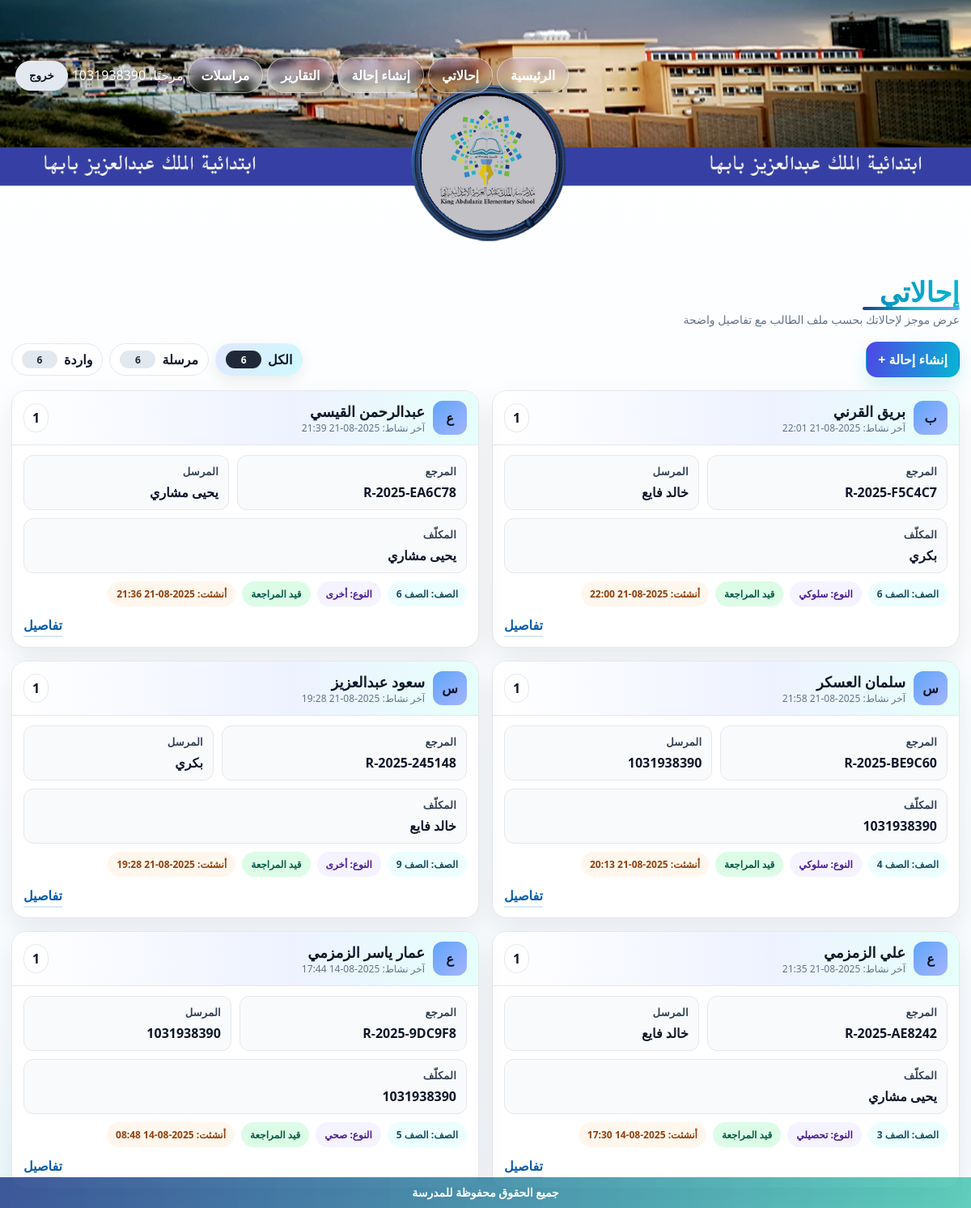
/referrals/ (signed in), run on the app's committed database.
### referrals/models.py (models this page shows, shortened)
class Referral(models.Model):
    STATUS_CHOICES = [
        ("NEW", "جديدة"),
        ("UNDER_REVIEW", "قيد المراجعة"),
        ("SENT_TO_DEPUTY", "محالة لوكيل"),
        ("CLOSED", "مغلقة"),
    ]
    TYPE_CHOICES = [
        ("behavior", "سلوكي"),
        ("academic", "تحصيلي"),
        ("health", "صحي"),
        ("other", "أخرى"),
    ]
    GRADE_CHOICES = [(str(i), f"الصف {i}") for i in range(1, 13)]
    reference = models.CharField("المرجع", max_length=20, default=generate_reference, unique=True, editable=False)
    student_name = models.CharField("اسم الطالب", max_length=120)
    student_key = models.CharField("معرّف الطالب", max_length=180, blank=True, db_index=True)
    grade = models.CharField("الصف", max_length=2, choices=GRADE_CHOICES)
    referral_type = models.CharField("نوع الإحالة", max_length=20, choices=TYPE_CHOICES)
    details = models.TextField("التفاصيل")
    status = models.CharField("الحالة", max_length=20, choices=STATUS_CHOICES, default="NEW")
    created_by = models.ForeignKey(User, verbose_name="أنشأها", on_delete=models.CASCADE, related_name="created_referrals")
    assignee = models.ForeignKey(User, verbose_name="المكلّف", on_delete=models.SET_NULL, null=True, blank=True, related_name="assigned_referrals")
    created_at = models.DateTimeField("أُنشئت في", auto_now_add=True)
    updated_at = models.DateTimeField("آخر تحديث", auto_now=True)
    class Meta:
        verbose_name = "إحالة"
        verbose_name_plural = "إحالات"
        ordering = ["-created_at"]

### referrals/views.py (the view)
# urls.py: path("", views.list_referrals, name="index"),
@login_required
def list_referrals(request: HttpRequest):
    scope = request.GET.get("scope", "all")
    if _is_manager(request.user):
        sent_qs = Referral.objects.all()
        inbox_qs = Referral.objects.all()
        base_qs = Referral.objects.all()
    else:
        sent_qs = Referral.objects.filter(created_by=request.user)
        inbox_qs = Referral.objects.filter(assignee=request.user)
        base_qs = Referral.objects.filter(Q(created_by=request.user) | Q(assignee=request.user))
    if scope == "sent":
        items_qs = sent_qs
    elif scope == "inbox":
        items_qs = inbox_qs
    else:
        items_qs = base_qs
    items_qs = items_qs.select_related("created_by", "assignee").order_by("-created_at")
    items = list(items_qs)
    for r in items: _ensure_student_key(r)
    groups_map = {}
    for r in items:
        key = getattr(r, "student_key", "") or f"ref-{r.pk}"
        g = groups_map.get(key)
        if not g:
            g = {"key": getattr(r, "student_key", "") or "", "student_name": r.student_name, "latest": r.created_at, "referrals": []}
            groups_map[key] = g
        g["referrals"].append(r)
        if r.created_at > g["latest"]: g["latest"] = r.created_at
        if r.created_at >= g["latest"]: g["student_name"] = r.student_name
    groups = sorted(groups_map.values(), key=lambda x: x["latest"], reverse=True)
    counts = {
        "all": base_qs.count(),
        "sent": sent_qs.count(),
        "inbox": inbox_qs.count()
    }
    return render(request, "referrals/index.html", {"items": items, "groups": groups, "counts": counts, "scope": scope})

### referrals/context_processors.py (called while the page is built)
def active_news_ticker(request):
    try:
        obj = NewsTicker.objects.filter(is_active=True).order_by("-created_at").first()
        if obj and obj.is_visible:
            return {"news_ticker": obj}
    except Exception:
        pass
    return {"news_ticker": None}

### referrals/models.py (called while the page is built)
    @property
    def is_visible(self):
        now = timezone.now()
        if not self.is_active:
            return False
        if self.starts_at and now < self.starts_at:
            return False
        if self.ends_at and now > self.ends_at:
            return False
        return True

### referrals/views.py (called while the page is built)
def _is_manager(user):
    try:
        return bool(user.is_staff or (getattr(user, "profile", None) and user.profile.role == "مدير المدرسة"))
    except Profile.DoesNotExist:
        return bool(user.is_staff)

def _ensure_student_key(ref: Referral):
    try:
        has_key_field = hasattr(ref, "student_key")
    except Exception:
        has_key_field = False
    if not has_key_field:
        return
    try:
        if getattr(ref, "student_key", ""):
            return
        civil = (getattr(ref, "student_civil_id", None) or "")[:64]
        new_key = make_student_key(getattr(ref, "student_name", ""), civil)
        if new_key:
            ref.student_key = new_key
            ref.save(update_fields=["student_key"])
    except Exception:
        pass

### templates/referrals/index.html (shortened to what this page needs)
{% load static %}
<!doctype html>
<html lang="ar" dir="rtl">
<head>
</head>
<body>
  {% include 'header.html' %}
  <div class="wrap">
    <header class="page-head" aria-label="عنوان الصفحة">
      <div>
        <h1 class="page-title">إحالاتي</h1>
        <div class="underline" aria-hidden="true"></div>
        <p class="page-sub">عرض موجز لإحالاتك بحسب ملف الطالب مع تفاصيل واضحة</p>
      </div>
    </header>
    <div class="topbar">
      <a class="btn btn-primary" href="{% url 'referrals:new' %}">إنشاء إحالة +</a>
      <nav class="tabs" role="tablist" aria-label="تصفية الإحالات">
        <a class="tab {% if scope == 'all' %}is-active{% endif %}" href="{% url 'referrals:index' %}?scope=all">
          الكل <span class="badge">{{ counts.all }}</span>
        </a>
        <a class="tab {% if scope == 'sent' %}is-active{% endif %}" href="{% url 'referrals:index' %}?scope=sent">
          مرسلة <span class="badge">{{ counts.sent }}</span>
        </a>
        <a class="tab {% if scope == 'inbox' %}is-active{% endif %}" href="{% url 'referrals:index' %}?scope=inbox">
          واردة <span class="badge">{{ counts.inbox }}</span>
        </a>
      </nav>
    </div>
    {% if groups %}
      <section class="grid" aria-label="بطاقات ملفات الطلاب">
        {% for g in groups %}
          {% with latest=g.referrals.0 %}
          <article class="card">
            <header class="card-header">
              <div class="avatar" aria-hidden="true">{{ g.student_name|default:"?"|slice:":1" }}</div>
              <div>
                <h3 class="student-name">{{ g.student_name }}</h3>
                <div class="small-note">آخر نشاط: {{ latest.updated_at|date:"Y-m-d H:i" }}</div>
              </div>
              <div class="counter" title="إجمالي الإحالات">{{ g.referrals|length }}</div>
            </header>
            <div class="card-body">
              <div class="row" aria-label="معلومات أساسية">
                <div class="info">
                  <h4>المرجع</h4>
                  <div class="v">{{ latest.reference }}</div>
                </div>
                <div class="info">
                  <h4>المرسل</h4>
                  <div class="v">{{ latest.created_by.username }}</div>
                </div>
                <div class="info">
                  <h4>المكلّف</h4>
                  <div class="v">{{ latest.assignee.username|default:"—" }}</div>
                </div>
              </div>
              <div class="chips" aria-label="تصنيف">
                <span class="chip chip-grade">الصف: {{ latest.get_grade_display }}</span>
                <span class="chip chip-type">النوع: {{ latest.get_referral_type_display }}</span>
                <span class="chip chip-status">{{ latest.get_status_display }}</span>
                <span class="chip chip-ref">أنشئت: {{ latest.created_at|date:"Y-m-d H:i" }}</span>
              </div>
              <div class="actions">
                <a class="link" href="{% url 'referrals:detail' latest.pk %}">تفاصيل</a>
              </div>
            </div>
          </article>
          {% endwith %}
        {% endfor %}
      </section>
    {% else %}
      <div class="empty">لا توجد إحالات لعرضها.</div>
    {% endif %}
  </div>
  {% include 'footer.html' %}
</body>
</html>

### templates/header.html (shortened to what this page needs)
<nav class="hdr-nav" role="navigation" aria-label="الشريط العلوي">
  <div class="hdr-banner">
    <div class="hdr-actions">
      <div class="hdr-actions-wrap">
        <div class="hdr-links">
          <a class="hdr-link" href="/">الرئيسية</a>
          <a class="hdr-link" href="/referrals/">إحالاتي</a>
          <a class="hdr-link" href="/referrals/new/">إنشاء إحالة</a>
          <a class="hdr-link" href="/workflow/reports/">التقارير</a>
          <a class="hdr-link" href="/messages/">مراسلات</a>
          {% if request.user.is_authenticated %}
            <span class="hdr-user">مرحبًا، {{ request.user.username }}</span>
            <form action="{% url 'accounts:logout' %}" method="post" class="hdr-logout-form">
              <button type="submit" class="hdr-link hdr-logout" aria-label="تسجيل الخروج">خروج</button>
            </form>
          {% else %}
            <a class="hdr-link" href="{% url 'accounts:login' %}">تسجيل الدخول</a>
            <a class="hdr-link hdr-cta" href="{% url 'accounts:register' %}">إنشاء حساب</a>
          {% endif %}
        </div>
      </div>
    </div>
  </div>
</nav>

### templates/referrals/index.html (style rules this page uses)
:root { --brand:#1f3c88; --mint:#06b6d4; --sky:#60a5fa; --txt:#0f172a; --muted:#64748b; --line:#e5e7eb; --bg:#f7fbff; --card:#ffffff; --chip:#eef2ff; --shadow:0 14px 34px rgba(2,6,23,.08); --r:18px; }
body { margin:0; color:var(--txt); font-family:system-ui,-apple-system,Segoe UI,Roboto,Tajawal,Arial; background: radial-gradient(1200px 580px at 90% -10%, rgba(99,102,241,.09), transparent 60%), radial-gradient(1000px 650px at -10% 110%, rgba(45,212,191,.12), transparent 60%), linear-gradient(180deg,#fff, var(--bg)); min-height:100dvh; }
.wrap { max-width:1180px; margin:auto; padding:24px 14px }
.page-head { display:flex; align-items:end; justify-content:space-between; gap:12px; flex-wrap:wrap; margin:8px 0 18px }
.page-title { margin:0; font-weight:900; letter-spacing:.2px; line-height:1.1; font-size:clamp(22px,3.6vw,34px); background:linear-gradient(90deg,var(--brand),var(--mint)); -webkit-background-clip:text; background-clip:text; color:transparent }
.page-sub { margin:2px 0 0; color:var(--muted); font-size:14px }
.underline { height:4px; background:linear-gradient(90deg,var(--brand),var(--mint),var(--sky)); border-radius:999px; width:120px }
.topbar { display:flex; align-items:center; justify-content:space-between; gap:10px; flex-wrap:wrap; margin:6px 0 16px }
.btn { appearance:none; border:1px solid var(--line); background:#fff; color:var(--txt); border-radius:14px; padding:10px 14px; font-weight:800; text-decoration:none; display:inline-flex; gap:8px; align-items:center; transition:.15s }
.btn-primary { color:#fff; background:linear-gradient(100deg,#4f46e5 0%, var(--mint) 100%); border-color:transparent; box-shadow:0 10px 22px rgba(6,182,212,.18) }
.tabs { display:flex; gap:8px; align-items:center; flex-wrap:wrap }
.tab { padding:8px 12px; border-radius:999px; border:1px solid var(--line); background:#fff; color:var(--txt); text-decoration:none; font-weight:800; display:inline-flex; gap:8px; align-items:center }
.badge { min-width:28px; height:22px; border-radius:999px; display:inline-grid; place-items:center; padding:0 8px; font-size:12px; font-weight:900; color:#1f2937; background:#e2e8f0 }
.tab.is-active { background:linear-gradient(120deg,#e0e7ff,#cffafe); border-color:transparent; box-shadow:0 6px 18px rgba(15,23,42,.08) }
.tab.is-active .badge { background:#1f2937; color:#fff }
.grid { display:grid; grid-template-columns:repeat(2,minmax(0,1fr)); gap:16px }
.card { position:relative; background:var(--card); border:1px solid var(--line); border-radius:var(--r); overflow:hidden; box-shadow:var(--shadow); }
.card-header { display:grid; grid-template-columns:auto 1fr auto; gap:10px; align-items:center; padding:12px 14px; background:linear-gradient(90deg,#ffffff 0%, #eef2ff 60%, #e6fffb 100%); border-bottom:1px solid var(--line); }
.avatar { width:42px; height:42px; border-radius:12px; display:grid; place-items:center; background:linear-gradient(135deg,#60a5fa,#a5b4fc); color:#0b1220; font-weight:900 }
.student-name { margin:0; font-size:18px; font-weight:900 }
.small-note { font-size:12px; color:var(--muted) }
.counter { font-weight:900; padding:6px 10px; border-radius:999px; background:#fff; border:1px solid var(--line) }
.card-body { padding:12px 14px }
.row { display:flex; flex-wrap:wrap; gap:10px }
.info { flex:1 1 auto; min-width:180px; border:1px solid var(--line); background:#f8fafc; border-radius:12px; padding:10px 12px }
.info h4 { margin:0 0 6px; font-size:13px; color:#334155; letter-spacing:.2px }
.info .v { font-weight:900 }
.chips { display:flex; gap:8px; flex-wrap:wrap; margin-top:10px }
.chip { padding:6px 10px; border-radius:999px; font-size:12px; font-weight:900; border:1px solid var(--line) }
.chip-grade { background:#ecfeff; color:#164e63; border-color:transparent }
.chip-type { background:#f5f3ff; color:#4c1d95; border-color:transparent }
.chip-status { background:#dcfce7; color:#065f46; border-color:transparent }
.chip-ref { background:#fff7ed; color:#92400e; border-color:transparent }
.actions { margin-top:12px; display:flex; justify-content:flex-end }
.link { color:#0b5cab; font-weight:900; text-decoration:none; border-bottom:2px solid rgba(11,92,171,.15); padding-bottom:2px }

### data on the page
Referral: student_name "ب", student_name "بريق القرني", updated_at "2025-08-21 22:01", reference "R-2025-F5C4C7", created_by.username "خالد فايع", assignee.username "بكري", grade "الصف 6", referral_type "سلوكي", status "قيد المراجعة", created_at "2025-08-21 22:00"
Referral: student_name "ع", student_name "عبدالرحمن القيسي", updated_at "2025-08-21 21:39", reference "R-2025-EA6C78", created_by.username "يحيى مشاري", assignee.username "يحيى مشاري", grade "الصف 6", referral_type "أخرى", status "قيد المراجعة", created_at "2025-08-21 21:36"
Referral: student_name "س", student_name "سلمان العسكر", updated_at "2025-08-21 21:58", reference "R-2025-BE9C60", created_by.username "1031938390", assignee.username "1031938390", grade "الصف 4", referral_type "سلوكي", status "قيد المراجعة", created_at "2025-08-21 20:13"
Referral: student_name "س", student_name "سعود عبدالعزيز", updated_at "2025-08-21 19:28", reference "R-2025-245148", created_by.username "بكري", assignee.username "خالد فايع", grade "الصف 9", referral_type "أخرى", status "قيد المراجعة", created_at "2025-08-21 19:28"
Referral: student_name "ع", student_name "علي الزمزمي", updated_at "2025-08-21 21:35", reference "R-2025-AE8242", created_by.username "خالد فايع", assignee.username "يحيى مشاري", grade "الصف 3", referral_type "تحصيلي", status "قيد المراجعة", created_at "2025-08-14 17:30"
Referral: student_name "ع", student_name "عمار ياسر الزمزمي", updated_at "2025-08-14 17:44", reference "R-2025-9DC9F8", created_by.username "1031938390", assignee.username "1031938390", grade "الصف 5", referral_type "صحي", status "قيد المراجعة", created_at "2025-08-14 08:48"

### other printed values
{{ request.user.username }} "1031938390"
{{ counts.all }} "6"
{{ counts.sent }} "6"
{{ counts.inbox }} "6"
{{ g.referrals|length }} "1" "1" "1" "1" "1" "1"
